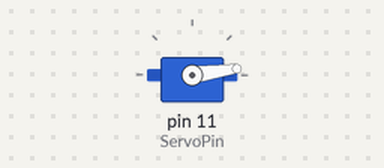
A sketch run on a simulated Arduino Uno, built with avr-gcc and run on an emulated ATmega328P. On the bench: servo.

Above: at 0.1 s.
At 9.84 s:
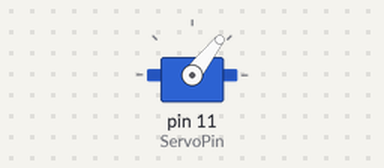
At 19.84 s:
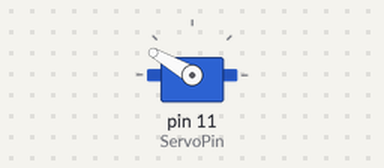
At 39.83 s:
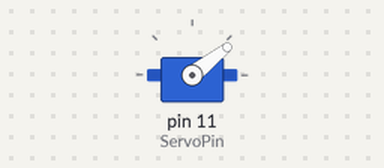
Timing chart, 0 to 40.0 s (numbered marks = the images above):
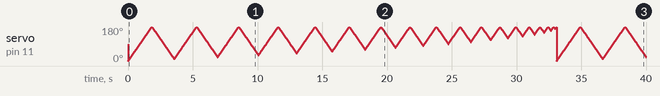

The sketch:

Servo.ino
```cpp
#include <Arduino.h>
#include <Servo.h>

Servo myServo;

int ServoPin = 11;
int angle = 0;
int delta = 10;

void setup() {
  Serial.begin(115200);
  myServo.attach(ServoPin);
  delay(15);  // Delay to allow servo to move to initial position
}

void loop() {
  // 0 -> 180
  // 180 -> 30
  // 30 -> 180
  // 180 -> 60
  for (int cycle = 0; cycle <= 180/delta; cycle += 1) {
    for (angle = cycle * delta; angle <= 180; angle += 1) {
      myServo.write(angle);
      // Serial.printf("Servo Motor angle %d degree", angle);
      Serial.println();
      delay(10);
    }
    for (angle = 180; angle >= (cycle + 1) * delta; angle -= 1) {
      myServo.write(angle);
      // Serial.printf("Servo Motor angle %d degree", angle);
      Serial.println();
      delay(10);
    }
  }
}
```
